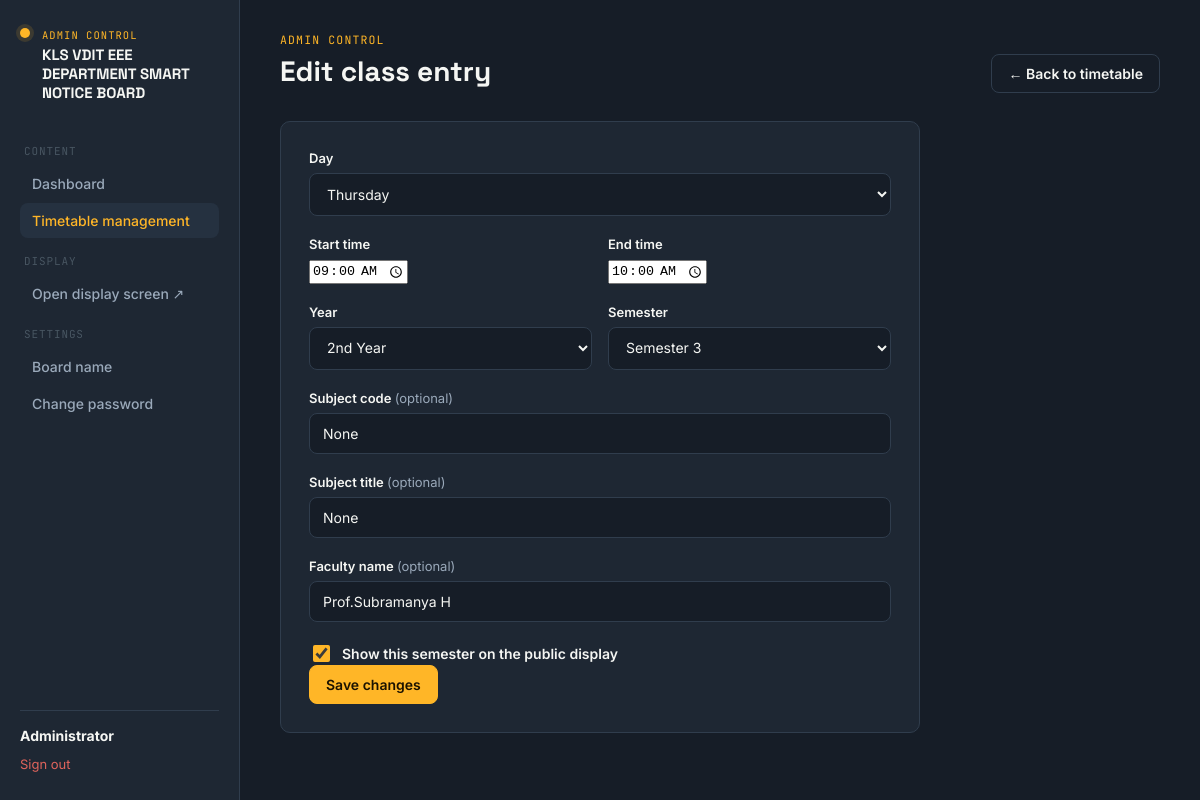
The page /timetable/edit/7 (signed in) on the database its author committed.
### app.py (models this page shows, shortened)
class Settings(db.Model):
    id = db.Column(db.Integer, primary_key=True)
    board_title = db.Column(db.String(200), nullable=False, default=DEFAULT_BOARD_TITLE)

class User(UserMixin, db.Model):
    id = db.Column(db.Integer, primary_key=True)
    username = db.Column(db.String(64), unique=True, nullable=False)
    name = db.Column(db.String(128), nullable=False)
    password_hash = db.Column(db.String(255), nullable=False)
    role = db.Column(db.String(16), nullable=False, default="staff")  # admin | staff
    created_at = db.Column(db.DateTime, default=datetime.now)
    @property
    def is_admin(self):
        return self.role == "admin"

class TimetableEntry(db.Model):
    id = db.Column(db.Integer, primary_key=True)
    day = db.Column(db.String(10), nullable=False, index=True)
    start_time = db.Column(db.Time, nullable=False)
    end_time = db.Column(db.Time, nullable=False)
    year = db.Column(db.String(20), nullable=False)
    semester = db.Column(db.String(20), nullable=False)
    subject_code = db.Column(db.String(40), nullable=True)
    subject_title = db.Column(db.String(200), nullable=True)
    teacher_name = db.Column(db.String(120), nullable=True)
    published = db.Column(db.Boolean, default=True, nullable=False, index=True)
    source_filename = db.Column(db.String(255), nullable=True)
    created_at = db.Column(db.DateTime, default=datetime.now)
    updated_at = db.Column(db.DateTime, default=datetime.now, onupdate=datetime.now)

### app.py (the view, shortened to what this page needs)
@app.route("/timetable/edit/<int:entry_id>", methods=["GET", "POST"])
@login_required
@admin_required
def edit_timetable(entry_id):
    entry = TimetableEntry.query.get_or_404(entry_id)
    return render_template("add_timetable.html", entry=entry, weekdays=WEEKDAYS,
                           year_semester_map=YEAR_SEMESTER_MAP, years=TIMETABLE_YEARS)

### app.py (called while the page is built)
def get_settings():
    settings = Settings.query.first()
    if settings is None:
        settings = Settings(board_title=DEFAULT_BOARD_TITLE)
        db.session.add(settings)
        db.session.commit()
    return settings

@app.context_processor
def inject_settings():
    return {
        "site_settings": get_settings(),
        "asset_version": ASSET_VERSION,
        "ocr_available": PYTESSERACT_AVAILABLE and PYMUPDF_AVAILABLE,
    }

@login_manager.user_loader
def load_user(user_id):
    return User.query.get(int(user_id))

def admin_required(fn):
    @wraps(fn)
    def wrapper(*args, **kwargs):
        if not current_user.is_authenticated or not current_user.is_admin:
            abort(403)
        return fn(*args, **kwargs)
    return wrapper

### templates/add_timetable.html (shortened to what this page needs)
{% extends "base.html" %}
{% block content %}
{% set active = 'timetable' %}
<div class="shell">
  {% include "_sidebar.html" with context %}
  <main class="main">
    <div class="page-head">
      <div>
        <span class="eyebrow">Admin Control</span>
        <h1>{{ 'Edit class entry' if entry else 'Add class entry' }}</h1>
      </div>
      <a href="{{ url_for('timetable_list') }}" class="btn btn-ghost">← Back to timetable</a>
    </div>
    <form class="form-card" method="POST" id="timetable-form">
      <div class="field">
        <label for="day">Day</label>
        <select id="day" name="day">
          {% for d in weekdays %}
          <option value="{{ d }}" {{ 'selected' if ((entry and entry.day == d) or (not entry and prefill_day == d)) }}>{{ d }}</option>
          {% endfor %}
        </select>
      </div>
      <div class="two-col">
        <div class="field">
          <label for="start_time">Start time</label>
          <input type="time" id="start_time" name="start_time"
                 value="{{ entry.start_time.strftime('%H:%M') if entry else prefill_start }}" required>
        </div>
        <div class="field">
          <label for="end_time">End time</label>
          <input type="time" id="end_time" name="end_time"
                 value="{{ entry.end_time.strftime('%H:%M') if entry else prefill_end }}" required>
        </div>
      </div>
      <div class="two-col">
        <div class="field">
          <label for="year">Year</label>
          <select id="year" name="year">
            {% for y in years %}
            <option value="{{ y }}" {{ 'selected' if ((entry and entry.year == y) or (not entry and prefill_year == y)) }}>{{ y }}</option>
            {% endfor %}
          </select>
        </div>
        <div class="field">
          <label for="semester">Semester</label>
          <select id="semester" name="semester">
            <option value="">— choose year first —</option>
          </select>
        </div>
      </div>
      <div class="field">
        <label for="subject_code">Subject code <span class="optional-tag">(optional)</span></label>
        <input type="text" id="subject_code" name="subject_code" placeholder="e.g. BEE701" value="{{ entry.subject_code if entry else '' }}">
      </div>
      <div class="field">
        <label for="subject_title">Subject title <span class="optional-tag">(optional)</span></label>
        <input type="text" id="subject_title" name="subject_title" placeholder="Subject title" value="{{ entry.subject_title if entry else '' }}">
      </div>
      <div class="field">
        <label for="teacher_name">Faculty name <span class="optional-tag">(optional)</span></label>
        <input type="text" id="teacher_name" name="teacher_name" placeholder="Faculty name" value="{{ entry.teacher_name if entry else '' }}">
      </div>
      <label class="checkbox-option"><input type="checkbox" name="publish" value="1" {{ 'checked' if (entry and entry.published) or not entry else '' }}> Show this semester on the public display</label>
      <button type="submit" class="btn btn-primary">{{ 'Save changes' if entry else 'Add to timetable' }}</button>
    </form>
  </main>
</div>
{% endblock %}

### templates/_sidebar.html
<aside class="sidebar">
  <div class="brand-block">
    <span class="brand-mark"></span>
    <div class="brand-text">
      <span class="brand-eyebrow">Admin Control</span>
      <span class="brand-name">{{ site_settings.board_title }}</span>
    </div>
  </div>
  <nav class="nav-group">
    <span class="nav-label">Content</span>
    <a class="nav-link {{ 'active' if active=='dashboard' }}" href="{{ url_for('dashboard') }}">Dashboard</a>
    <a class="nav-link {{ 'active' if active=='timetable' }}" href="{{ url_for('timetable_list') }}">Timetable management</a>
    <span class="nav-label">Display</span>
    <a class="nav-link" href="{{ url_for('display') }}" target="_blank">Open display screen ↗</a>
    <span class="nav-label">Settings</span>
    <a class="nav-link {{ 'active' if active=='settings' }}" href="{{ url_for('board_settings') }}">Board name</a>
    <a class="nav-link {{ 'active' if active=='password' }}" href="{{ url_for('change_password') }}">Change password</a>
  </nav>
  <div class="sidebar-footer">
    <strong>{{ current_user.name }}</strong>
    <a class="logout-link" href="{{ url_for('logout') }}">Sign out</a>
  </div>
</aside>

### static/css/style.css (style rules this page uses)
:root { --ink: #F5F6F3; --ink-dim: #9AA9BA; --ink-faint: #64748099; --bg: #161D27; --bg-panel: #1E2733; --bg-panel-raised: #253140; --border: #303D4D; --accent: #FFB627; --accent-ink: #1B1200; --success: #3FA377; --danger: #E0645C; --cat-notice: #4C8DC4; --cat-achievement: #D4A93A; --cat-important: #D2564D; --cat-event: #38A08A; --radius: 10px; --font-display: 'Space Grotesk', sans-serif; --font-body: 'Inter', sans-serif; --font-mono: 'JetBrains Mono', monospace; }
* { box-sizing: border-box; }
html, body { margin: 0; padding: 0; background: var(--bg); color: var(--ink); font-family: var(--font-body); min-height: 100vh; }
a { color: inherit; text-decoration: none; }
button { font-family: inherit; cursor: pointer; }
.shell { display: grid; grid-template-columns: 240px 1fr; min-height: 100vh; }
.sidebar { background: var(--bg-panel); border-right: 1px solid var(--border); padding: 28px 20px; display: flex; flex-direction: column; gap: 28px; }
.brand-mark { width: 10px; height: 10px; border-radius: 50%; background: var(--accent); box-shadow: 0 0 0 4px #FFB62722; flex-shrink: 0; }
.brand-block { display: flex; align-items: flex-start; gap: 12px; }
.brand-text { display: flex; flex-direction: column; gap: 4px; min-width: 0; }
.brand-eyebrow { font-family: var(--font-mono); font-size: 10.5px; text-transform: uppercase; letter-spacing: 0.1em; color: var(--accent); }
.brand-name { font-family: var(--font-display); font-weight: 700; font-size: 15px; line-height: 1.25; }
.eyebrow { font-family: var(--font-mono); font-size: 11.5px; text-transform: uppercase; letter-spacing: 0.1em; color: var(--accent); display: block; margin-bottom: 6px; }
.nav-group { display: flex; flex-direction: column; gap: 2px; }
.nav-label { font-family: var(--font-mono); font-size: 11px; letter-spacing: 0.08em; text-transform: uppercase; color: var(--ink-faint); margin: 14px 4px 6px; }
.nav-link { display: flex; align-items: center; gap: 10px; padding: 9px 12px; border-radius: 8px; font-size: 14px; color: var(--ink-dim); font-weight: 500; }
.nav-link.active { background: var(--bg-panel-raised); color: var(--accent); }
.sidebar-footer { margin-top: auto; border-top: 1px solid var(--border); padding-top: 16px; font-size: 13px; color: var(--ink-dim); }
.sidebar-footer strong { color: var(--ink); display:block; font-size: 14px; }
.logout-link { display:block; margin-top: 12px; color: var(--danger); font-size: 13px; }
.main { padding: 32px 40px 60px; max-width: none; width: 100%; min-width: 0; }
.page-head { display: flex; justify-content: space-between; align-items: flex-end; margin-bottom: 28px; flex-wrap: wrap; gap: 16px; }
.page-head h1 { font-family: var(--font-display); font-size: 28px; margin: 0 0 4px; }
.btn { display: inline-flex; align-items: center; gap: 8px; border: 1px solid var(--border); background: var(--bg-panel-raised); color: var(--ink); padding: 10px 16px; border-radius: 8px; font-size: 14px; font-weight: 600; transition: border-color .15s ease; }
.btn-primary { background: var(--accent); color: var(--accent-ink); border-color: var(--accent); }
.btn-ghost { background: transparent; }
.form-card { background: var(--bg-panel); border: 1px solid var(--border); border-radius: var(--radius); padding: 28px; max-width: 640px; }
.field { margin-bottom: 20px; }
.field label { display: block; font-size: 13px; font-weight: 600; margin-bottom: 7px; color: var(--ink); }
.optional-tag { font-weight: 400; color: var(--ink-dim); text-transform: none; letter-spacing: 0; }
input[type=text], input[type=password], input[type=number], input[type=date], input[type=file], textarea, select { width: 100%; background: var(--bg); border: 1px solid var(--border); color: var(--ink); padding: 11px 13px; border-radius: 8px; font-size: 14px; font-family: var(--font-body); }
.two-col { display: grid; grid-template-columns: 1fr 1fr; gap: 16px; }
.checkbox-option { display: flex; align-items: center; gap: 9px; font-size: 14px; font-weight: 600; color: var(--ink); cursor: pointer; }
.checkbox-option input[type=checkbox] { width: 17px; height: 17px; accent-color: var(--accent); cursor: pointer; }

### rows shown on the page
Settings: board_title "KLS VDIT EEE DEPARTMENT SMART NOTICE BOARD"
User: name "Administrator"
TimetableEntry: start_time "09:00", end_time "10:00", subject_code "None", subject_title "None", teacher_name "Prof.Subramanya H"

### other values the page prints
{{ 'Edit class entry' if entry else 'Add class entry' }} "Edit class entry"
{{ 'Save changes' if entry else 'Add to timetable' }} "Save changes"
form field day "Thursday"
form field year "2nd Year"
